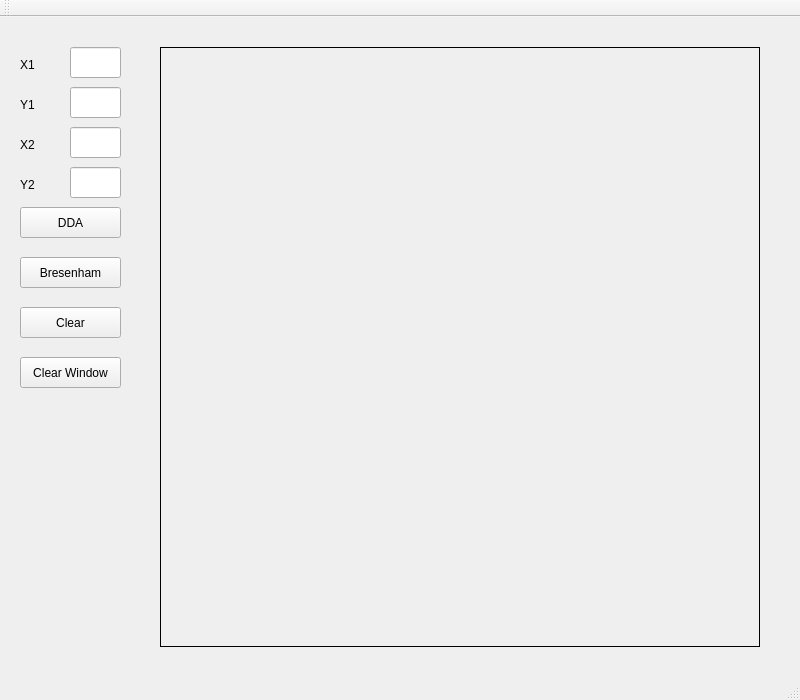
<?xml version="1.0" encoding="UTF-8"?>
<ui version="4.0">
 <class>MainWindow</class>
 <widget class="QMainWindow" name="MainWindow">
  <property name="geometry">
   <rect>
    <x>0</x>
    <y>0</y>
    <width>800</width>
    <height>700</height>
   </rect>
  </property>
  <property name="windowTitle">
   <string>MainWindow</string>
  </property>
  <widget class="QWidget" name="centralWidget">
   <widget class="QLabel" name="label">
    <property name="geometry">
     <rect>
      <x>20</x>
      <y>40</y>
      <width>21</width>
      <height>16</height>
     </rect>
    </property>
    <property name="text">
     <string>X1</string>
    </property>
   </widget>
   <widget class="QLineEdit" name="txt_x1">
    <property name="geometry">
     <rect>
      <x>70</x>
      <y>30</y>
      <width>51</width>
      <height>31</height>
     </rect>
    </property>
   </widget>
   <widget class="QLineEdit" name="txt_y1">
    <property name="geometry">
     <rect>
      <x>70</x>
      <y>70</y>
      <width>51</width>
      <height>31</height>
     </rect>
    </property>
   </widget>
   <widget class="QLabel" name="label_2">
    <property name="geometry">
     <rect>
      <x>20</x>
      <y>80</y>
      <width>21</width>
      <height>16</height>
     </rect>
    </property>
    <property name="text">
     <string>Y1</string>
    </property>
   </widget>
   <widget class="QLineEdit" name="txt_x2">
    <property name="geometry">
     <rect>
      <x>70</x>
      <y>110</y>
      <width>51</width>
      <height>31</height>
     </rect>
    </property>
    <property name="text">
     <string/>
    </property>
   </widget>
   <widget class="QLabel" name="label_3">
    <property name="geometry">
     <rect>
      <x>20</x>
      <y>120</y>
      <width>21</width>
      <height>16</height>
     </rect>
    </property>
    <property name="text">
     <string>X2</string>
    </property>
   </widget>
   <widget class="QLineEdit" name="txt_y2">
    <property name="geometry">
     <rect>
      <x>70</x>
      <y>150</y>
      <width>51</width>
      <height>31</height>
     </rect>
    </property>
   </widget>
   <widget class="QLabel" name="label_4">
    <property name="geometry">
     <rect>
      <x>20</x>
      <y>160</y>
      <width>21</width>
      <height>16</height>
     </rect>
    </property>
    <property name="text">
     <string>Y2</string>
    </property>
   </widget>
   <widget class="QPushButton" name="btn_dda">
    <property name="geometry">
     <rect>
      <x>20</x>
      <y>190</y>
      <width>101</width>
      <height>31</height>
     </rect>
    </property>
    <property name="text">
     <string>DDA</string>
    </property>
   </widget>
   <widget class="QPushButton" name="btn_bresm">
    <property name="geometry">
     <rect>
      <x>20</x>
      <y>240</y>
      <width>101</width>
      <height>31</height>
     </rect>
    </property>
    <property name="text">
     <string>Bresenham</string>
    </property>
   </widget>
   <widget class="QPushButton" name="btn_clear">
    <property name="geometry">
     <rect>
      <x>20</x>
      <y>290</y>
      <width>101</width>
      <height>31</height>
     </rect>
    </property>
    <property name="text">
     <string>Clear</string>
    </property>
   </widget>
   <widget class="QPushButton" name="btn_clear_window">
    <property name="geometry">
     <rect>
      <x>20</x>
      <y>340</y>
      <width>101</width>
      <height>31</height>
     </rect>
    </property>
    <property name="text">
     <string>Clear Window</string>
    </property>
   </widget>
   <widget class="QLabel" name="lbl_draw">
    <property name="geometry">
     <rect>
      <x>160</x>
      <y>30</y>
      <width>600</width>
      <height>600</height>
     </rect>
    </property>
    <property name="frameShape">
     <enum>QFrame::Box</enum>
    </property>
    <property name="text">
     <string/>
    </property>
   </widget>
  </widget>
  <widget class="QMenuBar" name="menuBar">
   <property name="geometry">
    <rect>
     <x>0</x>
     <y>0</y>
     <width>800</width>
     <height>19</height>
    </rect>
   </property>
  </widget>
  <widget class="QToolBar" name="mainToolBar">
   <attribute name="toolBarArea">
    <enum>TopToolBarArea</enum>
   </attribute>
   <attribute name="toolBarBreak">
    <bool>false</bool>
   </attribute>
  </widget>
  <widget class="QStatusBar" name="statusBar"/>
 </widget>
 <layoutdefault spacing="6" margin="11"/>
 <resources/>
 <connections>
  <connection>
   <sender>btn_clear</sender>
   <signal>clicked()</signal>
   <receiver>txt_x1</receiver>
   <slot>clear()</slot>
   <hints>
    <hint type="sourcelabel">
     <x>98</x>
     <y>338</y>
    </hint>
    <hint type="destinationlabel">
     <x>97</x>
     <y>81</y>
    </hint>
   </hints>
  </connection>
  <connection>
   <sender>btn_clear</sender>
   <signal>clicked()</signal>
   <receiver>txt_y1</receiver>
   <slot>clear()</slot>
   <hints>
    <hint type="sourcelabel">
     <x>74</x>
     <y>338</y>
    </hint>
    <hint type="destinationlabel">
     <x>91</x>
     <y>118</y>
    </hint>
   </hints>
  </connection>
  <connection>
   <sender>btn_clear</sender>
   <signal>clicked()</signal>
   <receiver>txt_x2</receiver>
   <slot>clear()</slot>
   <hints>
    <hint type="sourcelabel">
     <x>43</x>
     <y>340</y>
    </hint>
    <hint type="destinationlabel">
     <x>75</x>
     <y>165</y>
    </hint>
   </hints>
  </connection>
  <connection>
   <sender>btn_clear</sender>
   <signal>clicked()</signal>
   <receiver>txt_y2</receiver>
   <slot>clear()</slot>
   <hints>
    <hint type="sourcelabel">
     <x>66</x>
     <y>347</y>
    </hint>
    <hint type="destinationlabel">
     <x>73</x>
     <y>203</y>
    </hint>
   </hints>
  </connection>
 </connections>
</ui>
